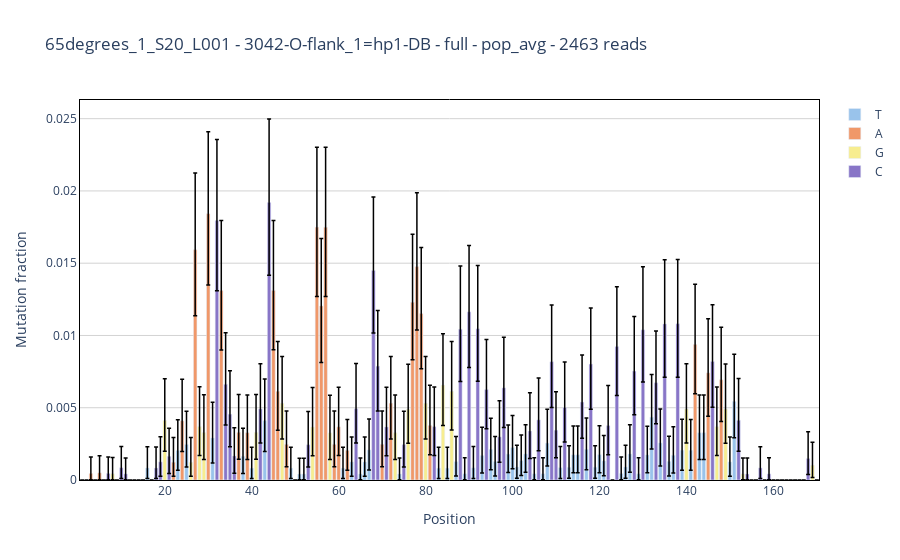

Here is the notebook cell this chart was saved with:
### Markdown cell above
## Mutation fraction

### Code cell
%autoreload 2
fig = study.mutation_fraction(
    sample = sample,
    reference = reference,
    section='full',
    show_ci = True
)['fig']
fig.show()
